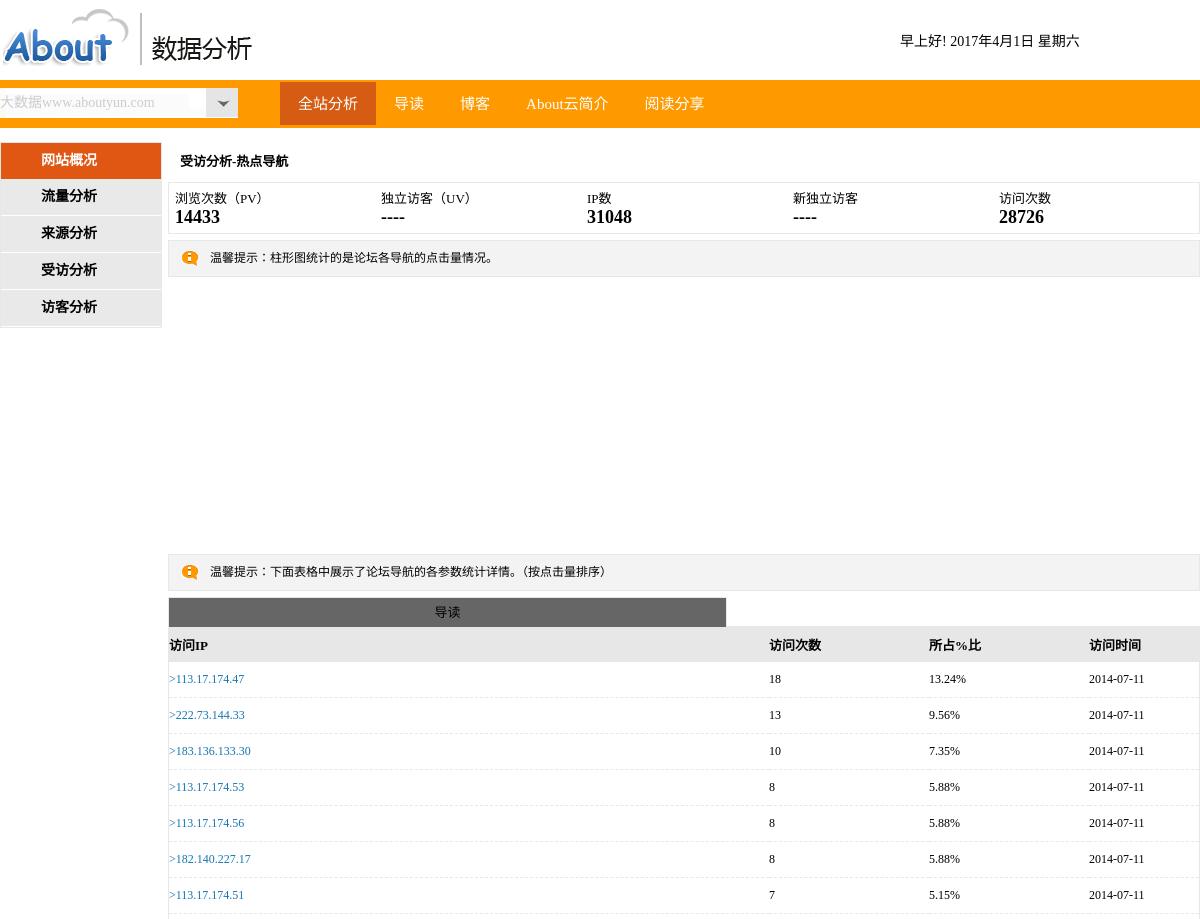
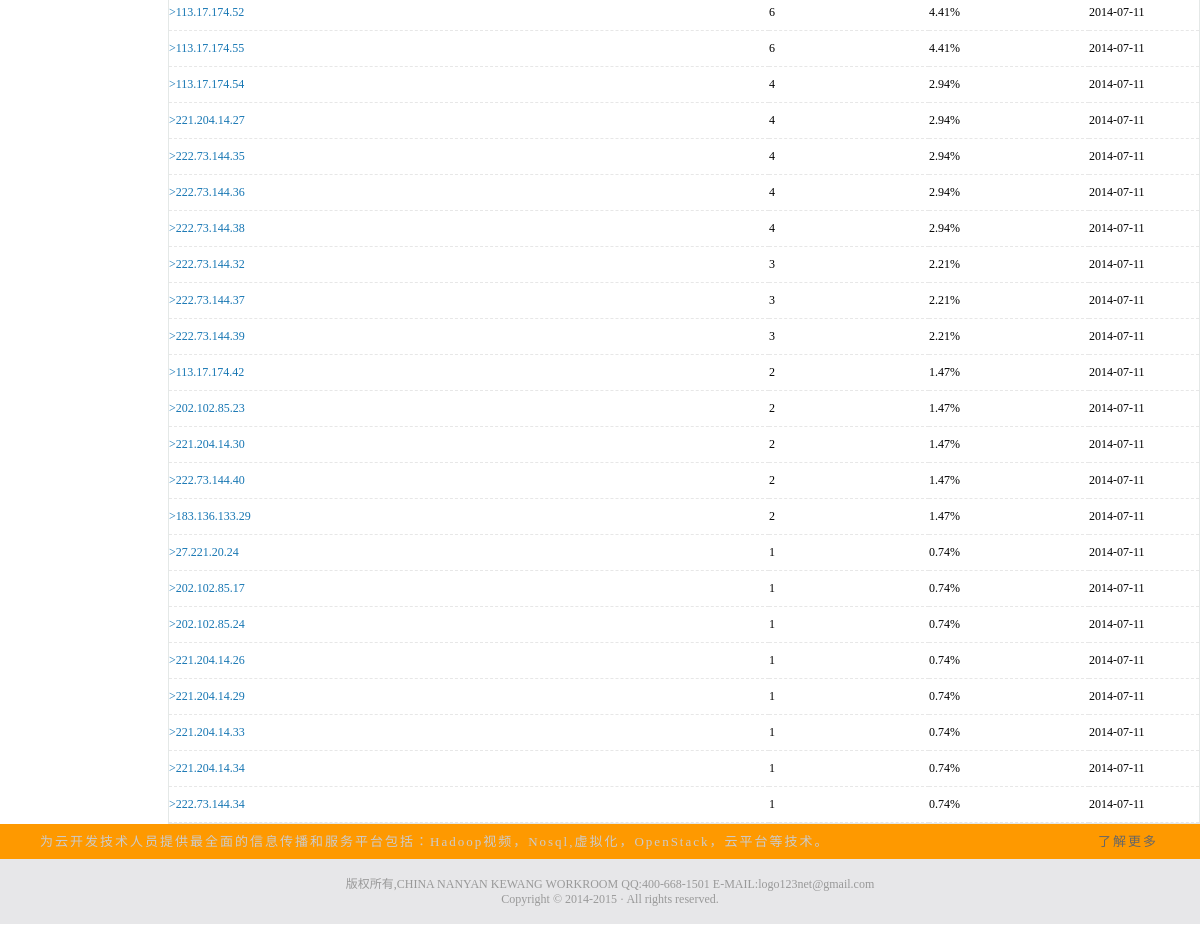
The app's page /aboutyun/guide.php with its own data (2 pictures, top to bottom).
### tables this page shows
CREATE TABLE IF NOT EXISTS `guidemodel` (
  `ipaddress` varchar(20) NOT NULL,
  `visitnum` int(11) DEFAULT NULL,
  `time` varchar(20) NOT NULL,
  PRIMARY KEY (`ipaddress`,`time`)
);

### aboutyun/includes/mysql.func.php (called while the page is built, shortened)
<?php
function _query($_sql){
	if(!$_result = mysql_query($_sql)){
		exit("SQL执行失败！".mysql_error());
	}
	return $_result;
}
function _fetch_array($_sql){
	return mysql_fetch_array(_query($_sql),MYSQL_ASSOC);
}
function _fetch_array_list($_result){
	return mysql_fetch_array($_result,MYSQL_ASSOC);
}
?>

### aboutyun/guide.php (the view, shortened to what this page needs)
<!DOCTYPE html PUBLIC "-//W3C//DTD XHTML 1.0 Transitional//EN" "http://www.w3.org/TR/xhtml1/DTD/xhtml1-transitional.dtd">
<html xmlns="http://www.w3.org/1999/xhtml" xml:lang="en">
<head>
	<?php
	require ROOT_PATH.'includes/link.inc.php';
	?>
</head>
<body>
	<?php
	require ROOT_PATH.'includes/header.inc.php';
	?>
	<div class="guide_center">
		<?php
		require ROOT_PATH.'includes/left_nav.inc.php';
		?>
		<div class="trend_cent_top">
	      <p>受访分析-热点导航</p>
	    </div>
	    <?php
	     require ROOT_PATH.'includes/total.inc.php';
	    ?>
		<div class="module_cent">
				<img src="image/yy.png"><p>温馨提示：柱形图统计的是论坛各导航的点击量情况。</p>
		</div>
	<div id="guide_bar"></div>
	<div class="module_cent">
		<img src="image/yy.png"><p>温馨提示：下面表格中展示了论坛导航的各参数统计详情。（按点击量排序）</p>
	</div>
	<div class="menu1box">
		<ul id="menu1">
		   <li class="hover" onmouseover="setTab(1,0)"><a href="#">导读</a></li>
		</ul>
	</div>
	<div class="main1box">
		<div class="main" id="main1">
			<?php
			$_detail_guide_sql ="select ipaddress,visitnum,time from guidemodel where time =(select time from guidemodel group by time order by time desc limit 1) order by visitnum desc limit 30";
			$_Num_guide_sql="select sum(visitnum) as TotalNum from guidemodel where time =(select time from guidemodel group by time order by time desc limit 1) group by time";
			$_Total_guide=_fetch_array($_Num_guide_sql);
			$_guide_query=_query($_detail_guide_sql);
			?>
			<ul class="block">
				<table border="0"cellspacing="0" cellpadding="0">
					<tr>
						<td class="tr_num1"><p>访问IP</p></td>
						<td class="tr_num4"><p>访问次数</p></td>
						<td class="tr_num2"><p>所占%比</p></td>
						<td class="tr_num3"><p>访问时间</p></td>
					</tr>
					<?php
					while (!!$_row_guide=_fetch_array_list($_guide_query)) {
					?>
					<tr class="tb_row" onMouseOver="mouseOver(this)" onMouseOut="mouseOut(this)">
			          <td class="tr_nums_1"><p><a href="#">><?php echo $_row_guide['ipaddress']?></a></p></td>
			          <td class="tr_nums_4"><p><?php echo $_row_guide['visitnum']?></p></td>
			      <td class="tr_nums_2"><p><?php echo round($_row_guide['visitnum']/$_Total_guide['TotalNum']*100,2).'%';?></p></td>
			          <td class="tr_nums_3"><p><?php echo $_row_guide['time'];?></p></td>
			        </tr>
			        <?php }?>
				</table>
			</ul>
		</div>
	</div>
	</div>
	<?php
	require ROOT_PATH.'includes/footer.inc.php';
	?>
</body>
</html>

### aboutyun/includes/link.inc.php (shortened to what this page needs)
<link rel="stylesheet" type="text/css" href="style/basic.css" />
<link rel="stylesheet" type="text/css" href="style/<?php echo SCRIPT ?>.css" />

### aboutyun/includes/header.inc.php (shortened to what this page needs)
<div class="header">
<div class="header_up">
<div class="logo"><img src="image/logo.png" /></div>
<div class="time_all">
<div class="time"><script src="js/time.js"></script></div>
</div>
</div>
<div class="nav">
<div class="nav-all">
<div class="nav-right"><p>大数据www.aboutyun.com</p></div>
<div class="nav-left">
  <ul>
    <li><a href="index.php"><span class="selected">全站分析</span></a></li>
    <li><a href="http://www.aboutyun.com/forum.php?mod=guide" target="_self"><span>导读</span></a></li>
    <li><a href="http://www.aboutyun.com/home.php?mod=space&do=blog"><span>博客</span></a></li>
    <li><a href="http://www.aboutyun.com/thread-5118-1-1.html"><span>About云简介</span></a></li>
    <li><a href="http://www.aboutyun.com/home.php?mod=space&do=share"><span>阅读分享</span></a></li>
  </ul>
 </div>
</div>
</div>
</div>

### aboutyun/includes/left_nav.inc.php (shortened to what this page needs)
<div class="all_nav_right">
<div class="nav_top_web"><a href="#"><p>网站概况</p></a></div>
<div id="nav_right">
 <h3>流量分析</h3>
    <h3>来源分析</h3>
    <h3>受访分析</h3>
    <h3>访客分析</h3>
</div>
</div>

### aboutyun/includes/total.inc.php
<?php
$_sql_total="select TotalPV,TotalIP,TotalPeople,date from v_allstatistics order by date desc limit 1";
$_result_total=_fetch_array($_sql_total);
?>
		<div class="trend_cent_two">
			<table border="0"cellspacing="0" cellpadding="0">
				<tr>
					<td><p class="tr_c_p">浏览次数（PV）</p><p class="tr_c_t_p"><?php echo $_result_total['TotalPV'];?></p></td>
					<td><p class="tr_c_p">独立访客（UV）</p><p class="tr_c_t_p">----</p></td>
					<td><p class="tr_c_p">IP数</p><p class="tr_c_t_p">3<?php echo $_result_total['TotalIP'];?></p></td>
					<td><p class="tr_c_p">新独立访客</p><p class="tr_c_t_p">----</p></td>
					<td><p class="tr_c_p">访问次数</p><p class="tr_c_t_p"><?php echo $_result_total['TotalPeople'];?></p></td>
				</tr>
			</table>
		</div>

### aboutyun/includes/footer.inc.php (shortened to what this page needs)
<div class="all_down">
	<div class="footer_up">
		<div class="art">
			<ul class="art_one"><a href="http://www.aboutyun.com">
			<li class="arts_kw">为云开发技术人员提供最全面的信息传播和服务平台包括：Hadoop视频，Nosql,虚拟化，OpenStack，云平台等技术。</li></a>
			<a href="http://www.aboutyun.com"><li class="connect">了解更多</li></a></ul>
		</div>
	</div>
	<div class="kw_l">
		<div class="H_W">
			<ul>
				<li>版权所有,CHINA NANYAN KEWANG WORKROOM  QQ:400-668-1501 E-MAIL:logo123net@gmail.com</li>
				<li>Copyright &copy; 2014-2015 · All rights reserved.  </li>
			</ul>
		</div>
	</div>
</div>

### aboutyun/style/basic.css (style rules this page uses)
* { padding:0; margin:0; font-family:"微软雅黑"; }
a { text-decoration:none; }
ul { list-style:none; }
.header { width:100%; height:128px; clear:both; }
.header_up { width:1200px; height:80px; margin:0 auto; }
.logo { float:left; padding-top:5px; }
.time_all { width:360px; height:80px; float:right; }
.time { padding:30px 0 15px 60px; font-size: 14px; }
.nav { background-color:#fe9900; width:100%; height:48px; margin:0 auto; }
.nav .nav-all { width:1200px; height:48px; margin:0 auto; }
.nav .nav-left { width:920px; height:48px; float:right; }
.nav .nav-left ul { list-style:none; }
.nav .nav-left ul li { float:left; text-align:center; line-height:48px; }
.nav .nav-left ul li a { cursor:pointer; font-size:15px; font-weight:300; text-decoration: none; color:#FFF; }
.nav .nav-left ul li span { padding:14px 18px 13px 18px; }
.nav .nav-left ul li span:hover,.nav .nav-left ul li span.selected { background:#d65c13; }
.nav:after { content:""; display:block; height:0; clear:both; visibility:hidden; color:#d65c13; }
.nav ul { list-style:none; }
.nav .nav-right { width:238px; height:30px; margin-top:8px; background-image:url(../image/text.png); float:left; }
.nav .nav-right p { color:#CCC; font-size:14px; line-height:30px; }
.all_down { width:100%; clear:both; height:100px; margin-top: 10px; background:#e7e7e9; }
.footer_up { width:100%; height:35px; background:#fe9900; }
.art { width:1120px; height:35px; margin:0 auto; }
.art .art_one { list-style:none; }
.art .art_one li { line-height:35px; color: #CCC; float:left; width:888px; height:35px; font-size:13px; letter-spacing:2px; }
.arts_kw { cursor: pointer; }
.art .art_one li.connect { color: #666; width:230px; height:35px; text-align:right; line-height:35px; float:left; cursor:pointer; font-size:13px; }
.kw_l { width:1220px; height:65px; margin:0 auto; }
.kw_l .H_W { width:1220px; height:65px; margin:0 auto; font-size:12px; }
.kw_l .H_W ul { color: #999; text-align: center; list-style:none; margin-top:15px; }
.module_cent { width: 1030px; height: 35px; margin: 6px 0 6px 0; background-color:#f3f3f3; border: solid 1px #e4e8e7; float: right; }
.module_cent img { float: left; padding: 6px 6px 6px 6px; }
.module_cent p { float: left; line-height: 35px; font-size: 12px; }
.all_nav_right { width:160px; height:auto; border: solid 1px #e4e8e7; margin-top:14px; float:left; }
.nav_top_web { width:160px; height:36px; background-color:#e05713; }
.nav_top_web a { text-decoration:none; }
.nav_top_web p { padding-left:40px; line-height:36px; font-size:14px; font-weight: 600; color:#FFF; }
#nav_right { width:160px; }
#nav_right h3 { cursor:pointer; padding-left:40px; line-height:36px; height:36px; font-weight:500; font-weight: 600; font-size:14px; border-bottom:solid 1px #FFFFFF; background-color:#e9e9e9; }
.trend_cent_top { width: 1030px; height: 40px; float: right; margin-top: 14px; }
.trend_cent_top p { line-height: 40px; font-size: 13px; font-weight: 600; padding-left: 10px; }
.tr_c_p { font-size: 13px; padding-left: 6px; }
.tr_c_t_p { font-size: 18px; font-weight: bold; padding-left: 6px; }
.trend_cent_two { width: 1030px; height: 50px; border: solid 1px #e4e8e7; float: right; }
.trend_cent_two td { width: 206px; height: 50px; }

### records on screen
guidemodel: ipaddress "113.17.174.47", visitnum "18", TotalNum "13.24", time "2014-07-11"
guidemodel: ipaddress "222.73.144.33", visitnum "13", TotalNum "9.56", time "2014-07-11"
guidemodel: ipaddress "183.136.133.30", visitnum "10", TotalNum "7.35", time "2014-07-11"
guidemodel: ipaddress "113.17.174.53", visitnum "8", TotalNum "5.88", time "2014-07-11"
guidemodel: ipaddress "113.17.174.56", visitnum "8", TotalNum "5.88", time "2014-07-11"
guidemodel: ipaddress "182.140.227.17", visitnum "8", TotalNum "5.88", time "2014-07-11"
guidemodel: ipaddress "113.17.174.51", visitnum "7", TotalNum "5.15", time "2014-07-11"
guidemodel: ipaddress "113.17.174.52", visitnum "6", TotalNum "4.41", time "2014-07-11"
guidemodel: ipaddress "113.17.174.55", visitnum "6", TotalNum "4.41", time "2014-07-11"
guidemodel: ipaddress "113.17.174.54", visitnum "4", TotalNum "2.94", time "2014-07-11"
guidemodel: ipaddress "221.204.14.27", visitnum "4", TotalNum "2.94", time "2014-07-11"
guidemodel: ipaddress "222.73.144.35", visitnum "4", TotalNum "2.94", time "2014-07-11"
guidemodel: ipaddress "222.73.144.36", visitnum "4", TotalNum "2.94", time "2014-07-11"
guidemodel: ipaddress "222.73.144.38", visitnum "4", TotalNum "2.94", time "2014-07-11"
guidemodel: ipaddress "222.73.144.32", visitnum "3", TotalNum "2.21", time "2014-07-11"
guidemodel: ipaddress "222.73.144.37", visitnum "3", TotalNum "2.21", time "2014-07-11"
guidemodel: ipaddress "222.73.144.39", visitnum "3", TotalNum "2.21", time "2014-07-11"
guidemodel: ipaddress "113.17.174.42", visitnum "2", TotalNum "1.47", time "2014-07-11"
guidemodel: ipaddress "202.102.85.23", visitnum "2", TotalNum "1.47", time "2014-07-11"
guidemodel: ipaddress "221.204.14.30", visitnum "2", TotalNum "1.47", time "2014-07-11"
guidemodel: ipaddress "222.73.144.40", visitnum "2", TotalNum "1.47", time "2014-07-11"
guidemodel: ipaddress "183.136.133.29", visitnum "2", TotalNum "1.47", time "2014-07-11"
guidemodel: ipaddress "27.221.20.24", visitnum "1", TotalNum "0.74", time "2014-07-11"
guidemodel: ipaddress "202.102.85.17", visitnum "1", TotalNum "0.74", time "2014-07-11"
guidemodel: ipaddress "202.102.85.24", visitnum "1", TotalNum "0.74", time "2014-07-11"
guidemodel: ipaddress "221.204.14.26", visitnum "1", TotalNum "0.74", time "2014-07-11"
guidemodel: ipaddress "221.204.14.29", visitnum "1", TotalNum "0.74", time "2014-07-11"
guidemodel: ipaddress "221.204.14.33", visitnum "1", TotalNum "0.74", time "2014-07-11"
guidemodel: ipaddress "221.204.14.34", visitnum "1", TotalNum "0.74", time "2014-07-11"
guidemodel: ipaddress "222.73.144.34", visitnum "1", TotalNum "0.74", time "2014-07-11"

### other values on screen
$_result_total['TotalPV'] "14433"
$_result_total['TotalIP'] "1048"
$_result_total['TotalPeople'] "28726"
